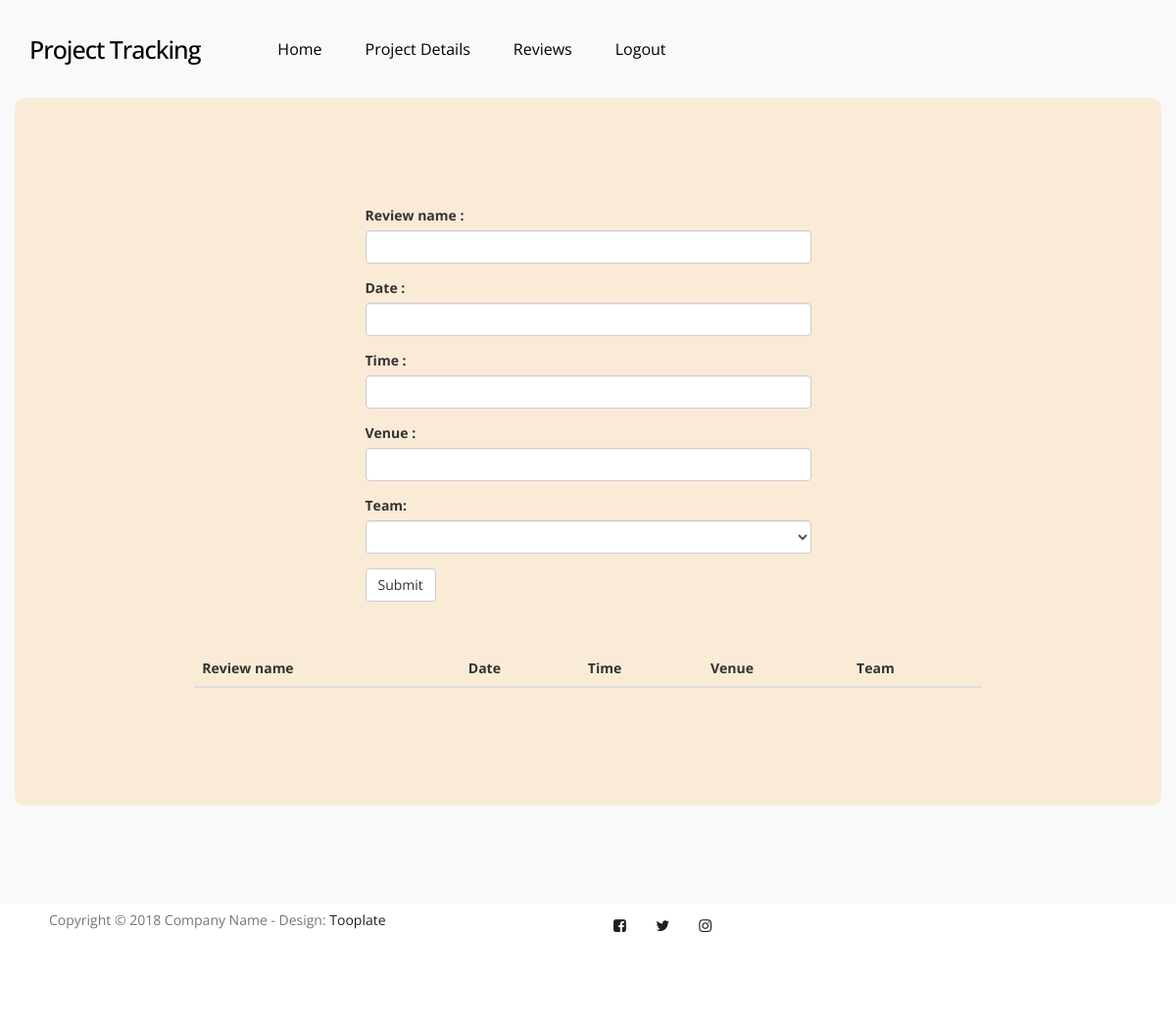
Page /coorreview on the earlier database version.
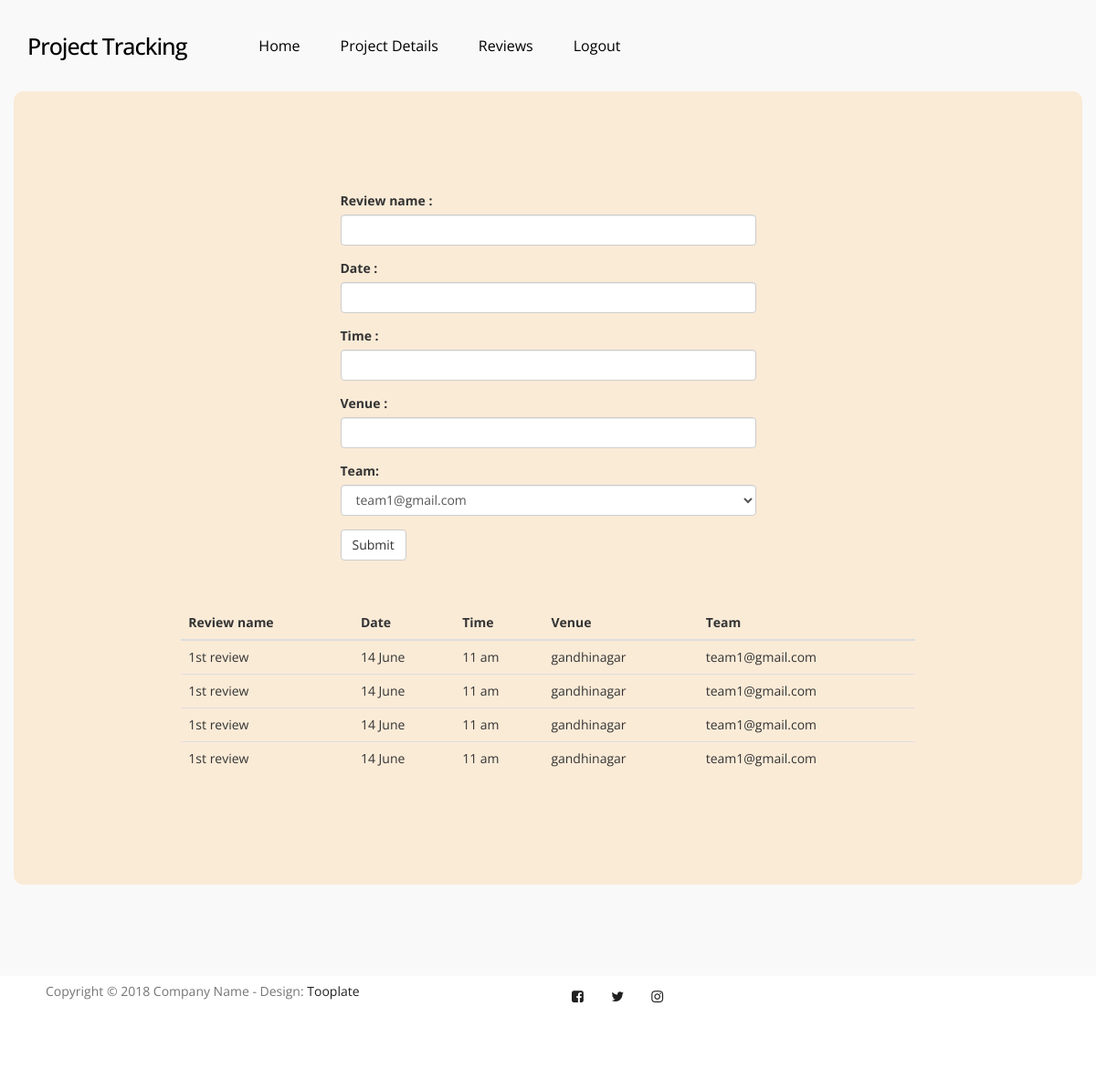
Same page on the later database version.
### home/models.py (models this page shows)
class Review(models.Model):
    review_name = models.CharField(max_length=200)
    student = models.ForeignKey(Student, on_delete=models.CASCADE)
    marks = models.IntegerField(default=0)
    date = models.CharField(max_length=200)
    time = models.CharField(max_length=200)
    venue= models.CharField(max_length=200)
    team = models.ForeignKey(Team, on_delete=models.CASCADE)

class Team(models.Model):
    id = models.UUIDField(default=uuid.uuid4, editable=False, primary_key=True)
    guide = models.ForeignKey(Guide, on_delete=models.CASCADE, null=True)
    team = models.ForeignKey(User, on_delete=models.CASCADE)
    project = models.ForeignKey(Project, on_delete=models.CASCADE)

### home/views.py (the view, shortened to what this page needs)
# urls.py: path('coorreview', views.coorreview, name='corview'),
def coorreview(request):
    team = Team.objects.all()
    review = Review.objects.all()
    return render(request, 'corview.html', {'data': team, 'rev': review})

### home/templates/corview.html (shortened to what this page needs)
<!DOCTYPE html>
<html lang="en">
<head>
     <link rel="stylesheet" href="/static/home/css/bootstrap.min.css">
     <link rel="stylesheet" href="/static/home/css/owl.carousel.css">
     <link rel="stylesheet" href="/static/home/css/owl.theme.default.min.css">
     <link rel="stylesheet" href="/static/home/css/font-awesome.min.css">
     <link rel="stylesheet" href="/static/home/css/tooplate-style.css">
</head>
<body>
     <section class="navbar custom-navbar navbar-fixed-top" role="navigation">
          <div class="container">
               <div class="navbar-header">
                    <a href="" class="navbar-brand" style="color:black;">Project Tracking</a>
               </div>
               <div class="collapse navbar-collapse">
                    <ul class="nav navbar-nav">
                         <li><a href="cord" class="smoothScroll" style="color:black;">Home</a></li>
                         <li><a href="cord_details" class="smoothScroll" style="color:black;">Project Details</a></li>
                         <li><a href="coorreview" class="smoothScroll" style="color:black;">Reviews</a></li>
                         <li><a href="logout" class="smoothScroll" style="color:black;">Logout</a></li>
                    </ul>
               </div>
          </div>
     </section>
     <section data-stellar-background-ratio="0.5">
          <div class="container" style="background-color: antiquewhite; padding: 100px; border-radius: 10px;">
               <div class="row" style="margin: 10px 0px 50px 0px">
                    <div class="col-md-offset-3 col-md-6 col-sm-12">
                         <form action="" method="post">
                              <div class="form-group">
                                   <label for="review_name">Review name :</label>
                                   <input type="text" class="form-control" name="review_name" id="review_name">
                              </div>
                              <div class="form-group">
                                   <label for="date">Date :</label>
                                   <input type="text" class="form-control" name="date" id="date">
                              </div>
                              <div class="form-group">
                                   <label for="time">Time :</label>
                                   <input type="text" class="form-control" name="time" id="time">
                              </div>
                              <div class="form-group">
                                   <label for="venue">Venue :</label>
                                   <input type="text" class="form-control" name="venue" id="venue">
                              </div>
                              <div class="form-group">
                                   <label for="team">Team:</label>
                                   <select class="form-control" id="team" name="team">
                                        {% for x in data %}
                                        <option value="{{x.id}}">{{x.team.username}}</option>
                                        {% endfor %}
                                   </select>
                              </div>
                              <button type="submit" class="btn btn-default">Submit</button>
                         </form>
                    </div>
               </div>
               <div class="row">
                    <div class="col-md-offset-1 col-md-10 col-sm-12">
                         <table class="table">
                              <thead>
                                   <tr>
                                        <th>Review name</th>
                                        <th>Date</th>
                                        <th>Time</th>
                                        <th>Venue</th>
                                        <th>Team</th>
                                   </tr>
                              </thead>
                              <tbody>
                                   {% for x in rev %}
                                   <tr>
                                        <td>{{x.review_name}}</td>
                                        <td>{{x.date}}</td>
                                        <td>{{x.time}}</td>
                                        <td>{{x.venue}}</td>
                                        <td>{{x.team.team.username}}</td>
                                   </tr>
                                   {% endfor %}
                              </tbody>
                         </table>
                    </div>
               </div>
          </div>
     </section>
     <footer id="footer" data-stellar-background-ratio="0.5">
          <div class="container">
               <div class="row">
                    <div class="copyright-text col-md-12 col-sm-12">
                         <div class="col-md-6 col-sm-6">
                              <p>Copyright &copy; 2018 Company Name - Design:
                                   <a rel="nofollow" href="http://tooplate.com">Tooplate</a>
                              </p>
                         </div>
                         <div class="col-md-6 col-sm-6">
                              <ul class="social-icon">
                                   <li><a href="#" class="fa fa-facebook-square" attr="facebook icon"></a></li>
                                   <li><a href="#" class="fa fa-twitter"></a></li>
                                   <li><a href="#" class="fa fa-instagram"></a></li>
                              </ul>
                         </div>
                    </div>
               </div>
          </div>
     </footer>
</body>
</html>

### home/static/home/css/tooplate-style.css (style rules this page uses)
body { font-family: 'Open Sans', sans-serif; overflow-x: hidden; background: #f9f9f9; }
p { color: #757575; font-size: 14px; font-weight: normal; line-height: 24px; }
html { -webkit-font-smoothing: antialiased; }
a { color: #202020; text-decoration: none !important; }
a, input, button, .form-control { -webkit-transition: 0.5s; transition: 0.5s; }
section { position: relative; padding: 100px 0; }
#contact, footer { background: #ffffff; }
.custom-navbar { border: none; margin-bottom: 0; padding: 25px 0; }
.custom-navbar .navbar-brand { color: #ffffff; font-size: 25px; font-weight: 500; letter-spacing: -1px; }
.custom-navbar .navbar-nav { margin-left: 6em; }
.custom-navbar .nav li a { font-size: 16px; font-weight: normal; color: #f0f0f0; padding-right: 22px; padding-left: 22px; }
@media (min-width:768px) { .custom-navbar { border-bottom: 0; background: 0 0; } }
footer { padding-bottom: 80px; }
.copyright-text p { margin: 5px; }
.social-icon { position: relative; padding: 0; margin: 0; }
.social-icon li { display: inline-block; list-style: none; }
.social-icon li a { border-radius: 50px; color: #202020; font-size: 15px; width: 35px; height: 35px; line-height: 35px; text-decoration: none; text-align: center; position: relative; margin: 5px 5px 5px 0; }
@media only screen and (max-width: 1200px) { .custom-navbar .navbar-nav { margin-left: 3em; } }

Differences in the rows shown:
added Review: review_name "1st review", date "14 June", time "11 am", venue "gandhinagar", team.team.username "team1@gmail.com"
added Review: review_name "1st review", date "14 June", time "11 am", venue "gandhinagar", team.team.username "team1@gmail.com"
added Review: review_name "1st review", date "14 June", time "11 am", venue "gandhinagar", team.team.username "team1@gmail.com"
added Review: review_name "1st review", date "14 June", time "11 am", venue "gandhinagar", team.team.username "team1@gmail.com"
Other differences:
form field team: (not shown) → "team1@gmail.com"
